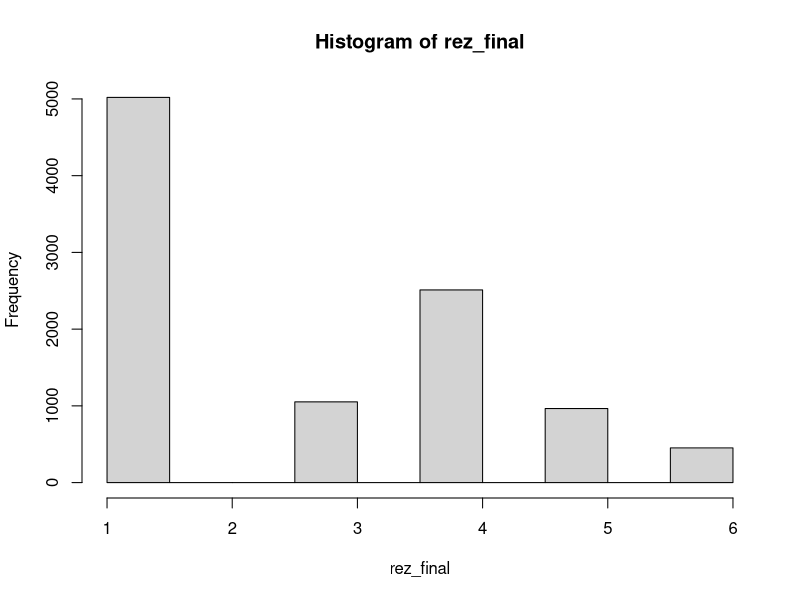

Here is the R script that generated this plot:
# Implementati in R o functie care simuleaza o distributie discreta si genereaza o histograma cu rezultatele.
# Functia va avea 3 parametri: n (nr. de simulari), x (valorile variabilei aleatoare), p (probabilitatile)

distributie <- function(n, x, p) {
  rezultate <- numeric()
  
  if (length(x) != length(p))
    stop("Numarul de valori ale variabilei aleatoare nu este egal cu numarul de probabilitati.")

  for(i in 1:n) {
    nr <- runif(1) # se genereaza un numar random intre 0 si 1
  
    for (j in 1:length(x)) {
      if (nr <= sum(p[1:j])) {
        rezultate[i] <- x[j]
        break
      }
    }
  }
  
  return(rezultate)
}

rez_final <- distributie(10000, c(1, 3, 4, 5, 6), c(0.5, 0.1, 0.25, 0.1, 0.05))
hist(rez_final)